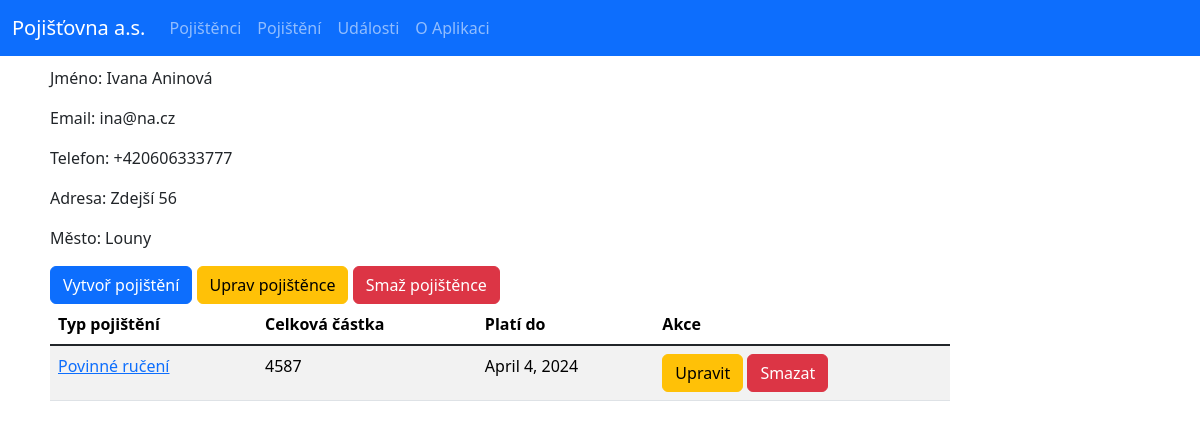
The app's page /policyholder-detail/11/, older data.
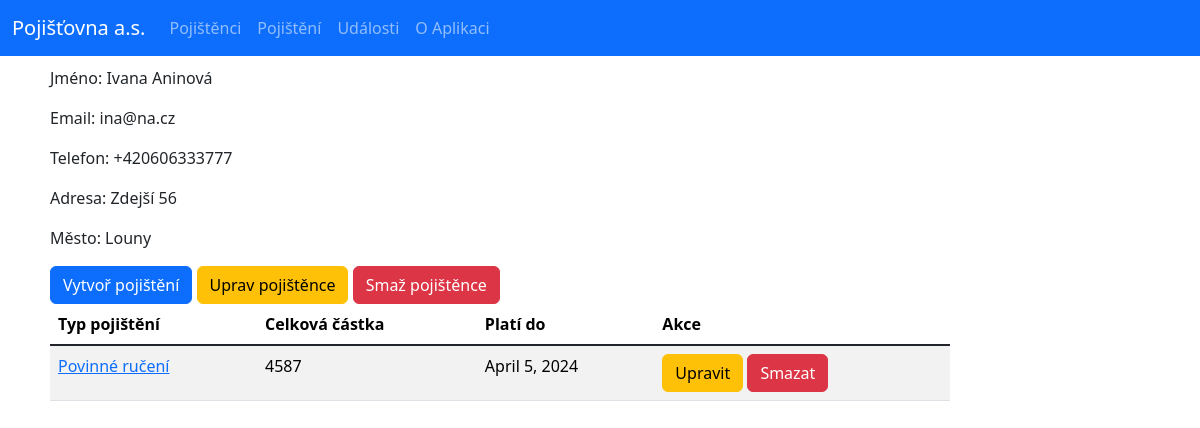
The same page, newer data.
### base/models.py (models this page shows, shortened)
class InsurancePolicy(models.Model):
    holder = models.ForeignKey(Policyholder, on_delete=models.CASCADE)
    effective_date = models.DateField("Začátek platnosti")
    expire_date = models.DateField("Konec platnosti")
    total_amount = models.IntegerField("Celková částka")
    policy_type = models.CharField("Druh pojištění", max_length=50)
    class Meta:
        ordering = ['expire_date']

### base/views.py (the view)
# urls.py: path('policyholder-detail/<str:pk>/', views.policyholder_detail, name="policyholder-detail"),
def policyholder_detail(request, pk):
    policyholder = Policyholder.objects.get(id=pk)
    insurance_policies = policyholder.insurancepolicy_set.all()  # gets all policies of policyholder instance
    context = {'policyholder': policyholder, 'insurance_policies': insurance_policies}
    return render(request, 'base/policyholder_detail.html', context)

### base/templates/base/policyholder_detail.html
{% extends 'main.html' %}
{% block content %}
<main class="content">
    <p>Jméno: {{policyholder.first_name}} {{policyholder.last_name}}</p>
    <p>Email: {{policyholder.email}}</p>
    <p>Telefon: {{policyholder.phone}}</p>
    <p>Adresa: {{policyholder.address}}</p>
    <p>Město: {{policyholder.city}}</p>
    <a href="{% url 'create-insurance-policy' policyholder.id %}" class="btn btn-primary">Vytvoř pojištění</a>
    <a href="{% url 'update-policyholder' policyholder.id %}" class="btn btn-warning">Uprav pojištěnce</a>
    <a href="{% url 'delete-policyholder' policyholder.id %}" class="btn btn-danger">Smaž pojištěnce</a>
    <div class="table-responsive">
        <table class="table table-striped table-hover">
            <thead>
                <tr>
                    <th scope="col">Typ pojištění</th>
                    <th scope="col">Celková částka</th>
                    <th scope="col">Platí do</th>
                    <th scope="col">Akce</th>
                </tr>
            </thead>
            <tbody class="table-group-divider">
                {% for policy in insurance_policies %}
                <tr>
                    <td><a href="{% url 'insurance-policy-detail' policy.id %}">{{policy.policy_type}}</a></td>
                    <td>{{policy.total_amount}}</td>
                    <td>{{policy.expire_date}}</td>
                    <td><a href="{% url 'update-insurance-policy' policy.id %}" class="btn btn-warning">Upravit</a>
                        <a href="{% url 'delete-insurance-policy' policy.id %}" class="btn btn-danger">Smazat</a></td>
                </tr>
                {% endfor %}
            </tbody>
        </table>
    </div>
</main>
{% endblock %}

Row changes from the older to the newer data that the page shows:
changed InsurancePolicy "Povinné ručení": expire_date "April 4, 2024" → "April 5, 2024"
